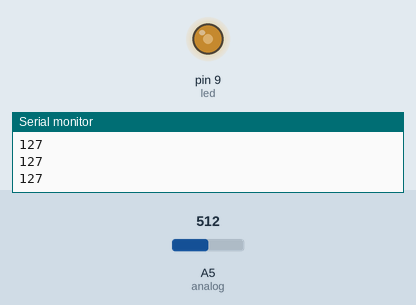
Bench run of a sketch on a simulated Arduino Uno, built with avr-gcc and run on an emulated ATmega328P. Parts: output pins drawn as LEDs (lit = HIGH), the last lines printed to the serial monitor. Inputs (shaded band) come from the test bench; at power-on: A5 (analog) = 512.

Above: at 1.2 s.
1.3 s: A5 (analog) set to 716
At 2.5 s:
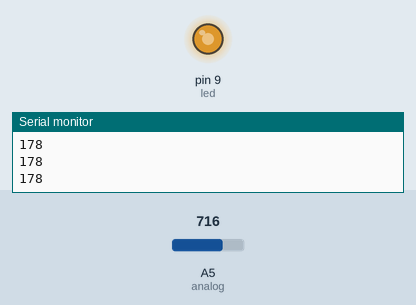
2.8 s: A5 (analog) set to 900
At 4.0 s:
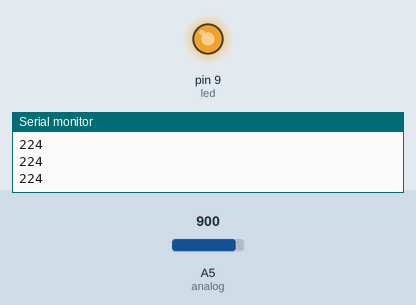
4.3 s: A5 (analog) set to 122
At 5.0 s:
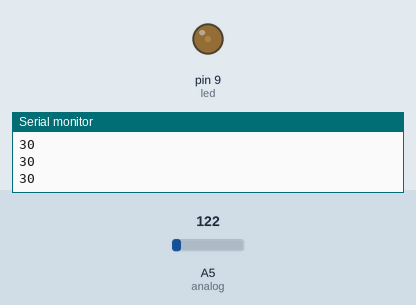
5.8 s: A5 (analog) set to 0
At 6.1 s:
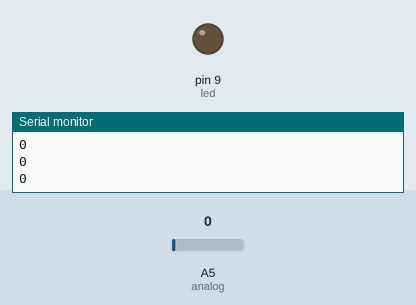
7.3 s: A5 (analog) set to 511
At 8.5 s:
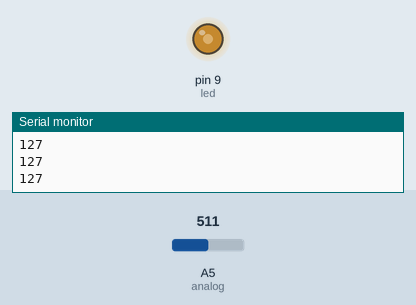
Timing chart, 0 to 9.8 s (numbered marks = the images above; inputs shaded):
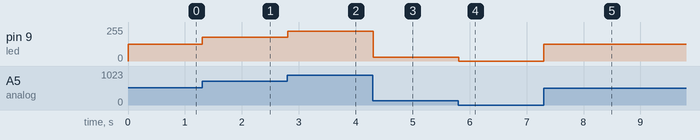

The sketch:

sketch_sep03a.ino
```cpp
int analog = A5;
int led = 9;

void setup() {
  // put your setup code here, to run once:
  Serial.begin(9600);
  pinMode(led,OUTPUT);

}

void loop() {
  // put your main code here, to run repeatedly:

  int val = analogRead(analog);
  val = map(val,0,1023,0,255);
  Serial.println(val);
  analogWrite(led,val);

}
```

Measured:
- after the input at 1.3 s, pin 9 (led): 127/255 → 178/255 at once
- after the input at 2.8 s, pin 9 (led): 178/255 → 224/255 at once
- after the input at 4.3 s, pin 9 (led): 224/255 → 30/255 at once
- after the input at 5.8 s, pin 9 (led): 30/255 → 0/255 at once
- after the input at 7.3 s, pin 9 (led): 0/255 → 127/255 at once
